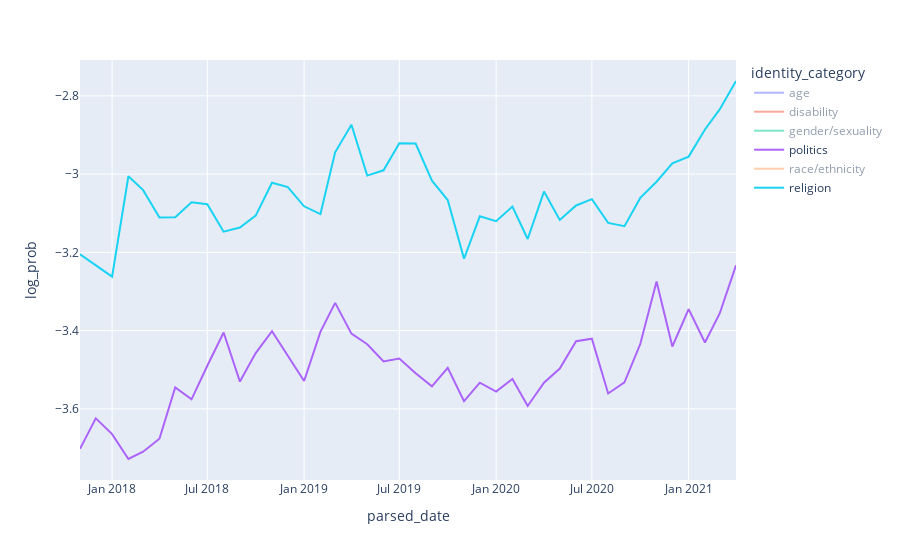

The notebook cell saved with this chart:
### Markdown cell above
### Identity categories over time

### Code cell
# post_counts = data.groupby(pd.Grouper(key='parsed_date', freq='MS'))['content'].count()
data['word_count'] = data.content.str.split().str.len()

word_counts = data.groupby(pd.Grouper(key='parsed_date', freq='MS'))['word_count'].sum()
word_counts

counts_overtime = exploded.groupby([pd.Grouper(key='parsed_date', freq='MS'), 'identity_category']).size().to_frame(name='mention_count').reset_index(names=['parsed_date', 'identity_category'])
counts_overtime

counts_overtime = counts_overtime.join(word_counts, on='parsed_date').rename(columns={'content': 'word_count'})
counts_overtime

import numpy as np

counts_overtime['mention_prob'] = counts_overtime['mention_count'] / counts_overtime.word_count
counts_overtime['log_prob'] = counts_overtime['mention_prob'].map(np.log10)
counts_overtime

# Plot
import plotly.express as px

px.line(counts_overtime, x='parsed_date', y='log_prob', color='identity_category', height=400)
